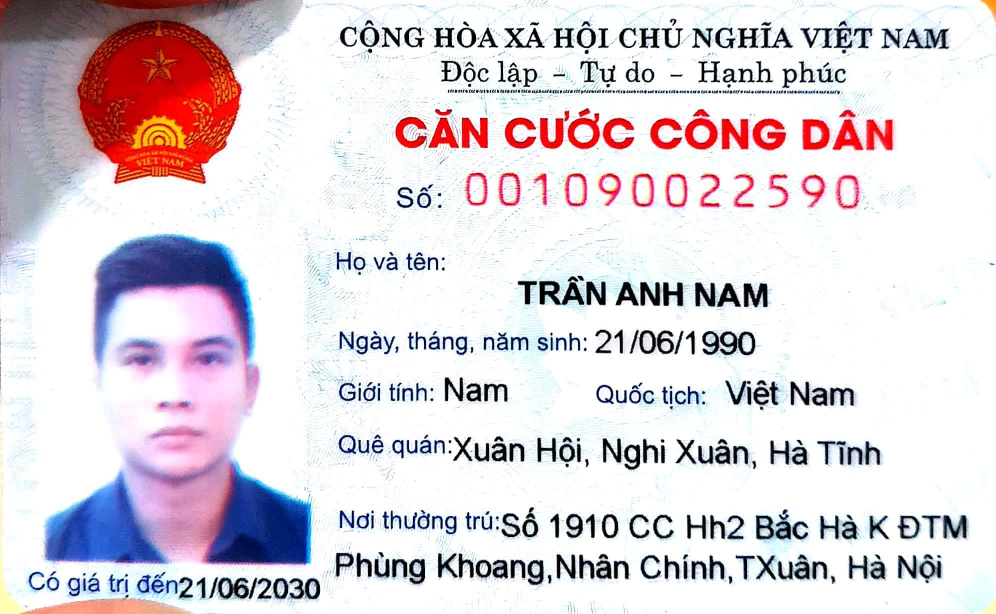
#> input picture data/1.jpg, 1992 x 1228 px (shown at 1/2 size)
$ python getBlack.py   (older library calls are emulated)
#> lines starting #> are read from the running program, lines starting #| are printed output that depends on the picture; after the words box and inside, x2 and y2 are one past the last pixel; in counts of white or black regions, pixels touching at a corner belong together
from PIL import Image

target = '1'

img = Image.open("./data/" + target + ".jpg")
#> img is the input picture: PIL image 1992x1228 RGB; mean R, G, B 220.8, 212.3, 218.7
(w, h) = img.size
#> w = 1992; h = 1228
H = 400
W = int(1.0 * H * w / h)
#> W = 648
img = img.resize((W,H), Image.ANTIALIAS)
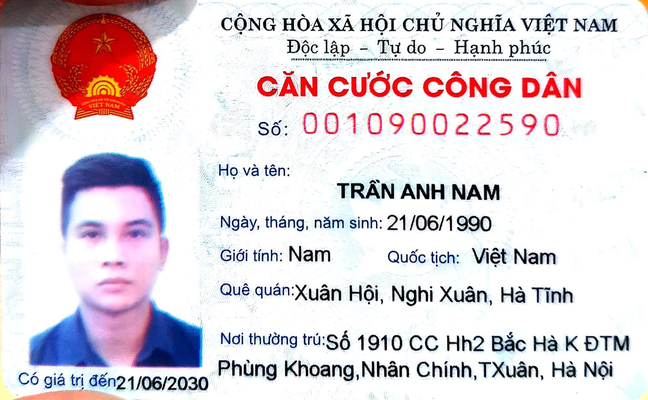
#> img: PIL image 648x400 RGB; mean R, G, B 220.9, 212.3, 218.5
pixdata = img.load()

red = Image.new('L', (W, H))
#> red: PIL image 648x400 L; every value is 0
reddata = red.load()
print (W, H)
#| 648 400
for i in range(W):
    for j in range(H):
        total = 0
        for k in range(3):
            total += pixdata[i, j][k]
        total /= 3
        if total < 128:
            reddata[i, j] = 0
        else:
            reddata[i, j] = 255

red.save("./black_images/" + target + ".png")
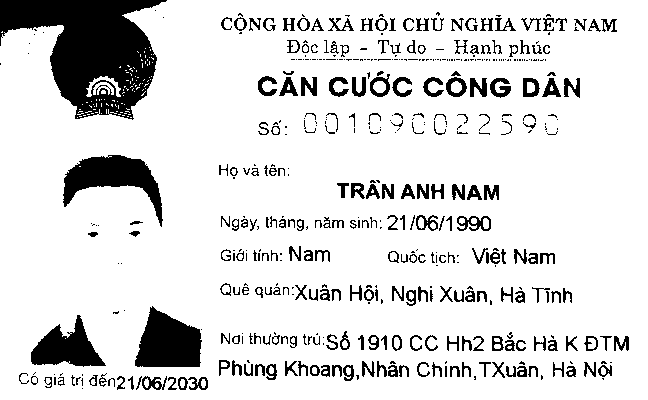
#> saved as 1.png: PIL image 648x400 L; 86.2% white; 471 black regions (228 under 20 px), largest, box (x1, y1, x2, y2) and area: (0, 0, 167, 120) 11102, (135, 306, 202, 367) 2884, (63, 155, 163, 227) 2880

$ run again, with data/2.jpg copied over data/1.jpg
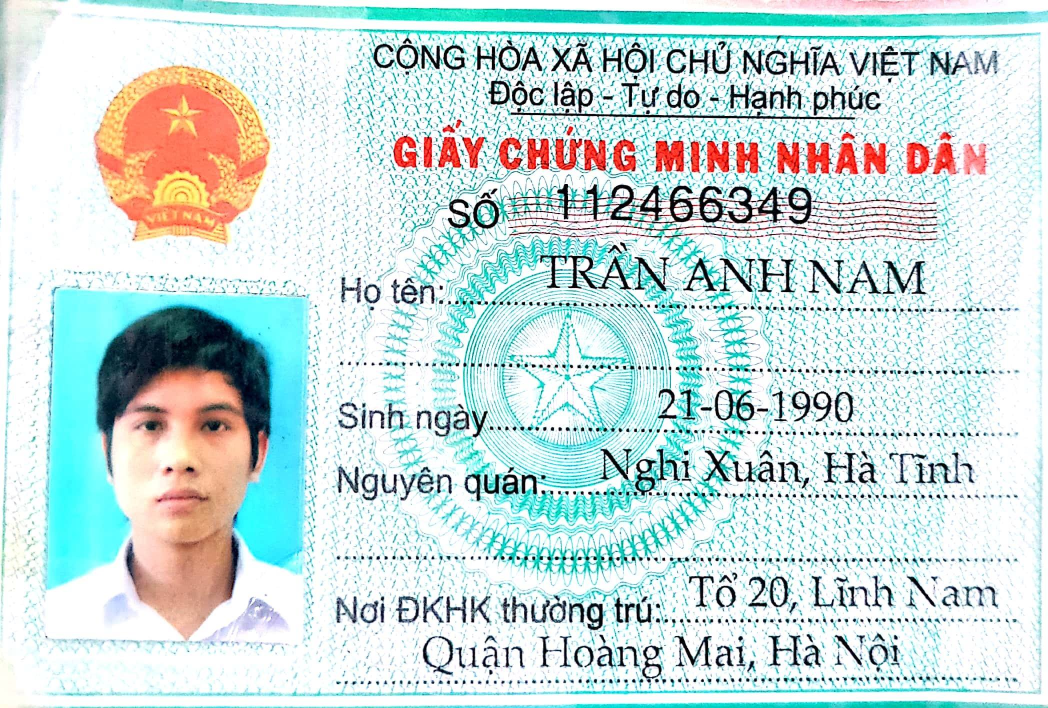
#> input picture data/2.jpg, 2096 x 1416 px (shown at 1/2 size)
#> img is the input picture: PIL image 2096x1416 RGB; mean R, G, B 201.4, 220.2, 218.3
#> `img = img.resize((W,H), Image.ANTIALIAS)`:
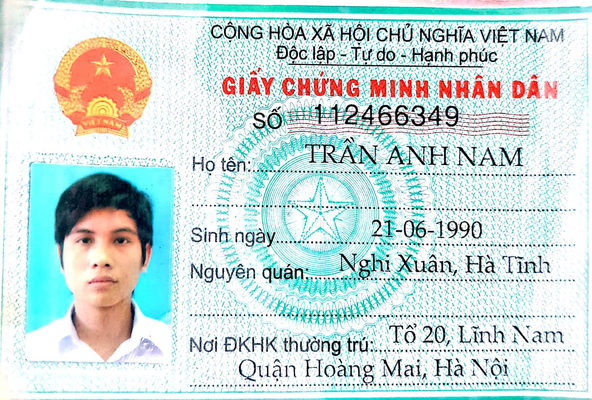
#> img: PIL image 592x400 RGB; mean R, G, B 201.2, 219.7, 217.7
#> red: PIL image 592x400 L; every value is 0
#| 592 400
#> `red.save("./black_images/" + target + ".png")`:
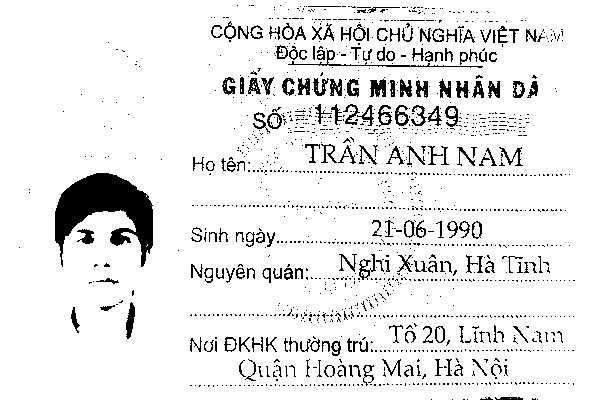
#> saved as 1.png: PIL image 592x400 L; 91.5% white; 1487 black regions (1296 under 20 px), largest, box (x1, y1, x2, y2) and area: (55, 173, 153, 267) 4506, (288, 50, 483, 68) 329, (370, 79, 386, 97) 215

$ run again, with data/3.jpg copied over data/1.jpg
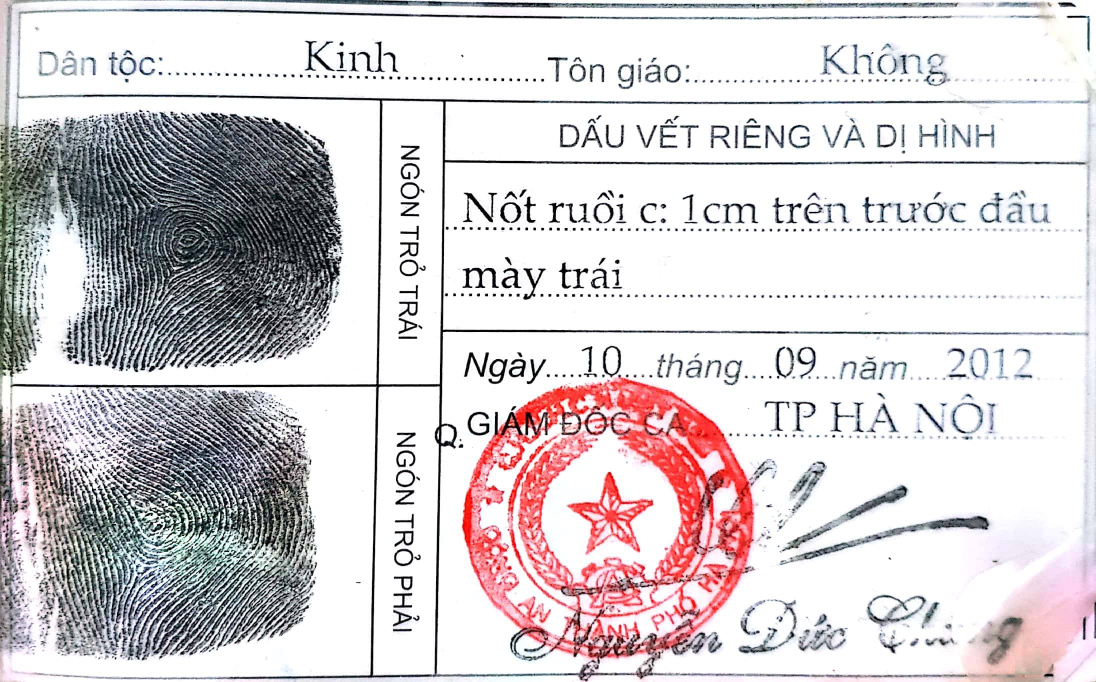
#> input picture data/3.jpg, 2192 x 1364 px (shown at 1/2 size)
#> img is the input picture: PIL image 2192x1364 RGB; mean R, G, B 213.1, 207.1, 209.5
#> `img = img.resize((W,H), Image.ANTIALIAS)`:
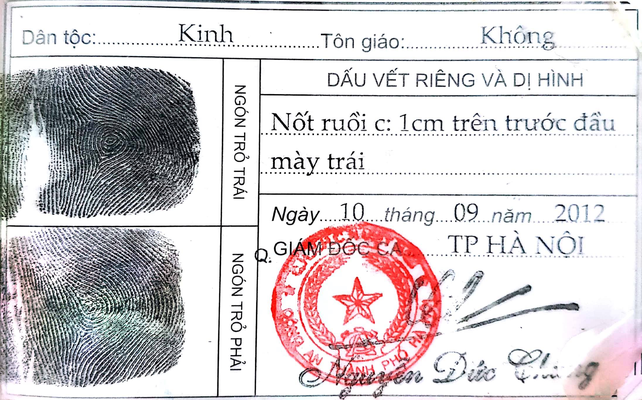
#> img: PIL image 642x400 RGB; mean R, G, B 212.7, 206.7, 209
#> red: PIL image 642x400 L; every value is 0
#| 642 400
#> `red.save("./black_images/" + target + ".png")`:
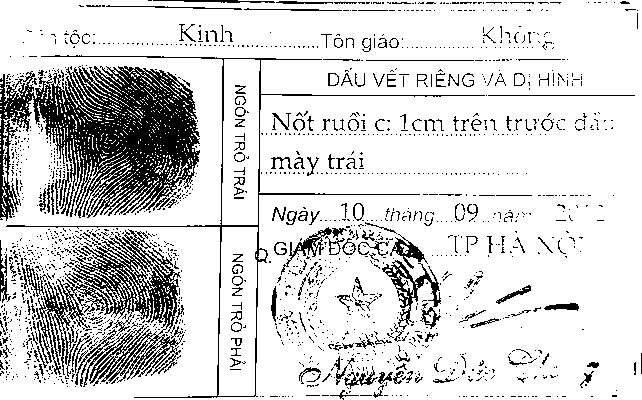
#> saved as 1.png: PIL image 642x400 L; 83.3% white; black in thin lines or dots

$ run again, with data/4.jpg copied over data/1.jpg
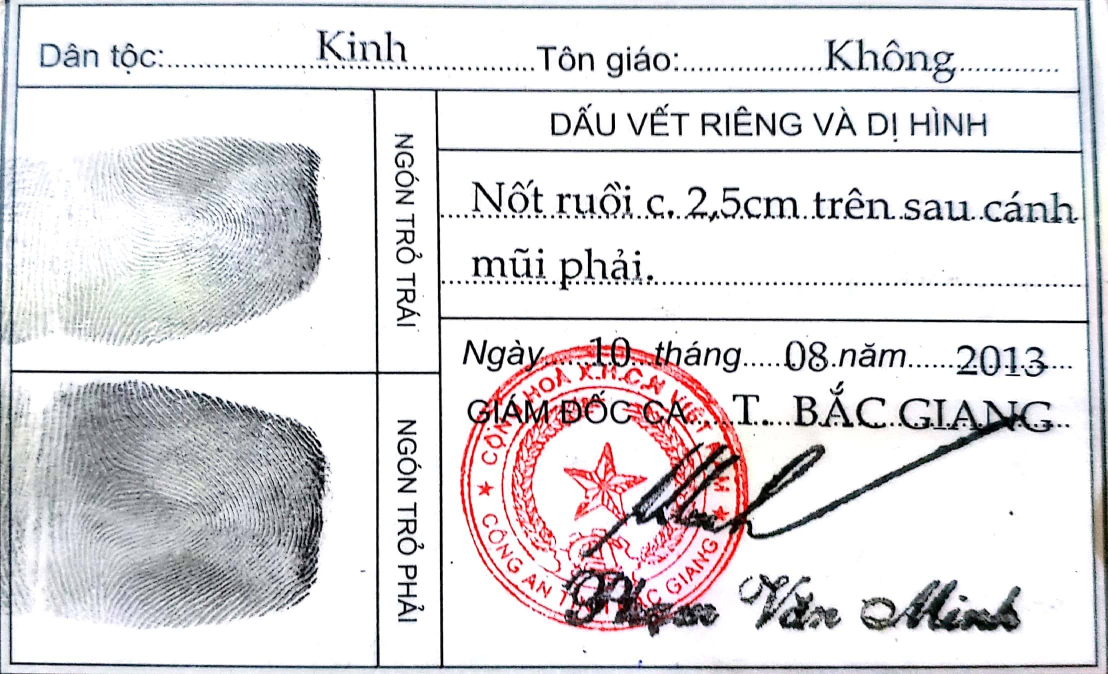
#> input picture data/4.jpg, 2216 x 1348 px (shown at 1/2 size)
#> img is the input picture: PIL image 2216x1348 RGB; mean R, G, B 222.3, 219.3, 221.6
#> `img = img.resize((W,H), Image.ANTIALIAS)`:
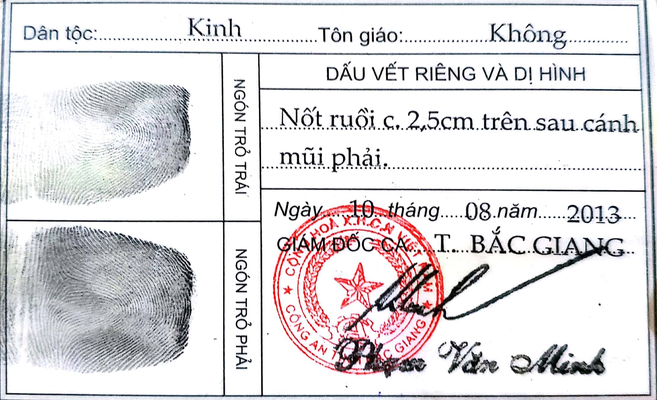
#> img: PIL image 657x400 RGB; mean R, G, B 222.1, 219.1, 221.3
#> red: PIL image 657x400 L; every value is 0
#| 657 400
#> `red.save("./black_images/" + target + ".png")`:
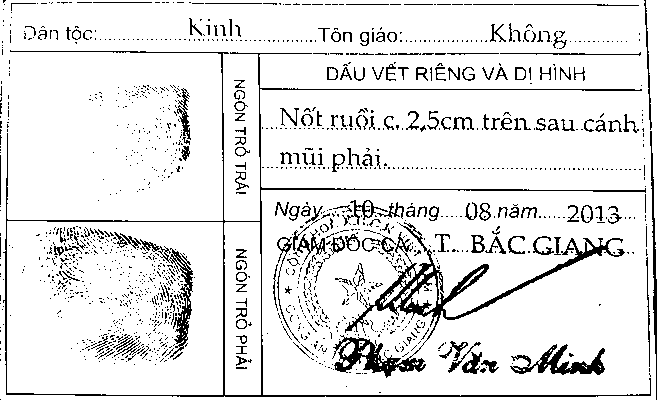
#> saved as 1.png: PIL image 657x400 L; 89.8% white; black in thin lines or dots
